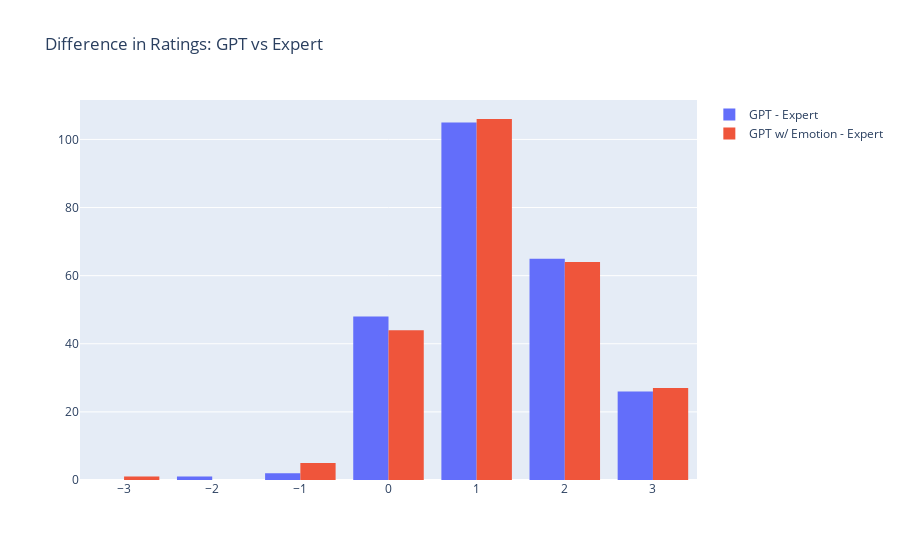

Write notebook code for a chart like this one.
### Markdown cell above
Based on our preliminary results, there seems to be a tendency for GPT to rate coherence higher than a crowdsourced (turker) grader and expecially higher than an expert. However, when {4-5} and {1-2} ratings are bucketed together, GPT ratings more closely align with our turker average.

Another observation: there is not much difference between the two GPT based metrics.

### Code cell
output_df['gpt-expert'] = output_df['gpt_coherence'] - output_df['expert_coherence']
output_df['gpt_we-expert'] = output_df['gpt_coherence_w_emotion'] - output_df['expert_coherence']


fig = go.Figure()
fig.add_trace(go.Histogram(x=output_df['gpt-expert'], name='GPT minus Expert'))
fig.add_trace(go.Histogram(x=output_df['gpt_we-expert'], name='GPT w/ Emotion minus Expert'))


# The two histograms are drawn on top of another
fig.update_layout(barmode='group', title_text='Difference in Ratings: GPT vs Expert')
fig.show()

### Figure 1 — Plotly figure (JSON) as saved in the notebook; plotly's stock layout.template omitted (floating-point values rounded to 4 significant figures; data arrays with more than 128 entries replaced by an {"elided": "..."} marker saying what was removed)
{"data": [{"name": "GPT - Expert", "type": "histogram", "x": {"elided": "247 int values"}}, {"name": "GPT w/ Emotion - Expert", "type": "histogram", "x": {"elided": "247 int values"}}], "layout": {"barmode": "group", "title": {"text": "Difference in Ratings: GPT vs Expert"}}}
